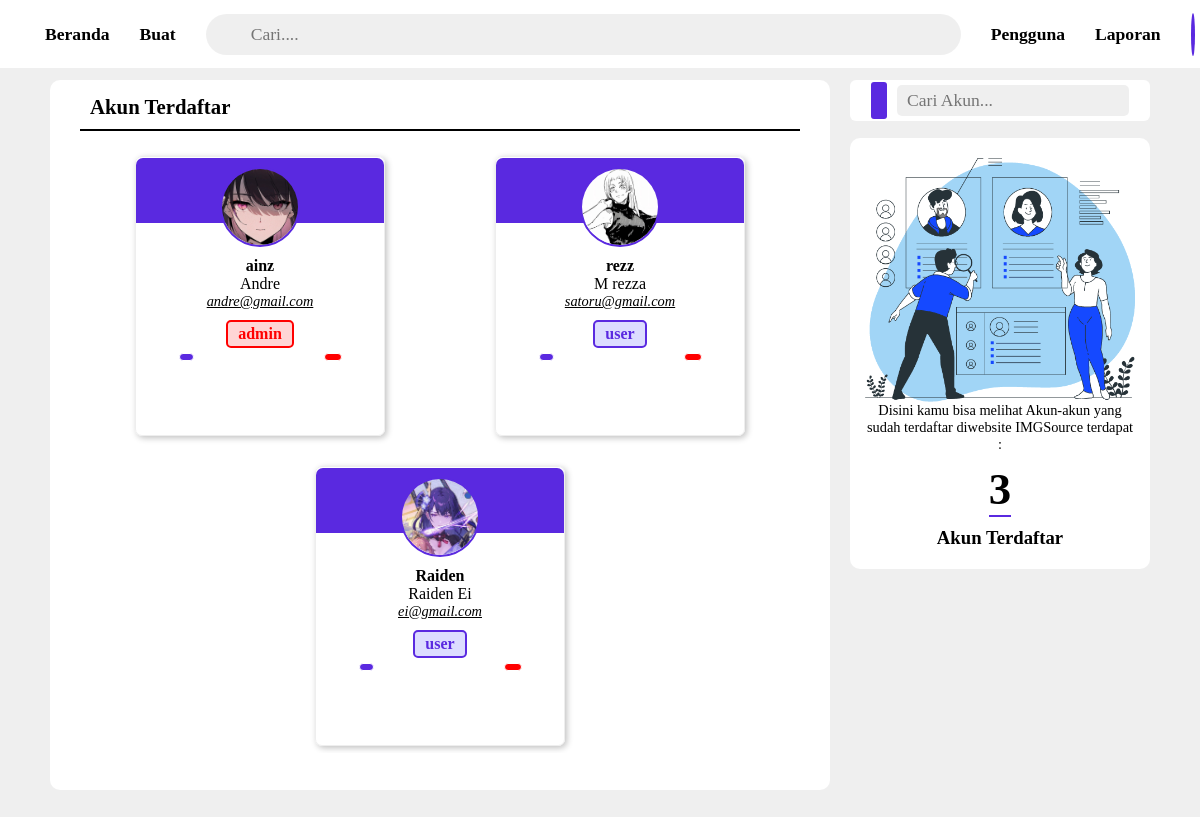
The page /admin_page/file_view/user.php (signed in) on the database its author committed.
### tables this page shows
CREATE TABLE `user` (
  `id_user` int NOT NULL,
  `username` varchar(255) NOT NULL,
  `password` varchar(255) NOT NULL,
  `email` varchar(255) NOT NULL,
  `fullname` varchar(255) NOT NULL,
  `alamat` varchar(255) NOT NULL,
  `role` varchar(255) NOT NULL,
  `ftopro` varchar(500) NOT NULL
);

### admin_page/file_view/user.php (the view, shortened to what this page needs)
<?php session_start();
if ($_SESSION['username']) {
?>
<!DOCTYPE html>
<html lang="en">
<head>
    <link rel="stylesheet" href="../style/user.css?v= <?php echo time(); ?>">
</head>
<body id="ok">
    <div class="edpro" id="pro" style="">
    </div>
    <div class="nav" id="navbar">
        <a href="home.php" class="brn">
            Beranda
        </a>
        <a href="buat.php" class="brn">
            Buat
        </a>
        <div class="src">
            <input type="text" name="" id="src" placeholder="Cari...." onkeypress="handleKeyPress(event)">
        </div>
        <a href="user.php" class="brn">
            Pengguna
        </a>
        <a href="report.php" class="brn">
            Laporan
        </a>
        <a href="profile.php" class="prf">
        </a>
    </div>
    <div class="wrap">
        <div class="item">
            <p class="tel"><ion-icon name="people-outline"></ion-icon>Akun Terdaftar</p>
            <div class="conten">
                <?php
                include '../config/config.php';
                $query = "SELECT * FROM user";
                $result = mysqli_query($koneksi, $query);
                $query = "SELECT COUNT(*) as total FROM user";
                $hasil = mysqli_query($koneksi, $query);
                if($ruw = mysqli_fetch_assoc($hasil));
                while($row = mysqli_fetch_assoc($result)){
                ?>
                <div class="bar">
                    <div class="fotopro">
                        <div class="wrpfto">
                            <img src="<?php echo $row["ftopro"] ?>" alt="">
                        </div>
                    </div>
                    <div class="emu">
                        <p><?php echo $row["username"] ?></p>
                        <div class="lock">
                        <p><?php echo $row["fullname"] ?></p>
                        <p><?php echo $row["email"] ?></p>
                        </div>
                        <div <?php if($row["role"] == "admin") echo "style='background:#ff00002a; color:red;'" ?> class="lvl"><?php echo $row["role"] ?></div>
                        <div class="but">
                            <div class="fus as" data-user-id="<?php echo $row["id_user"] ?>"><ion-icon name="create-outline"></ion-icon></div>
                            <a class="fas as" href="#" onclick="confirmDelete(<?php echo $row['id_user'] ?>)"><ion-icon name="trash-outline"></ion-icon></a>
                        </div>
                    </div>
                </div>
                <?php
                }
                ?>
            </div>
        </div>
        <div class="weh">
            <div class="sec">
                <span><ion-icon name="search"></ion-icon></span>
                <input type="text" id="doom" placeholder="Cari Akun...">
            </div>
            <div class="add">
                <div class="ico">
                    <img src="../../source/svg/icongweh.png" alt="">
                </div>
                <div class="txt">
                    <p>Disini kamu bisa melihat Akun-akun yang sudah terdaftar diwebsite IMGSource terdapat :</p>
                    <h2><?php echo $ruw["total"] ?></h2>
                    <h3>Akun Terdaftar</h3>
                </div>
            </div>
        </div>
    </div>
</body>
</html>
<?php } ?>

### admin_page/style/user.css (style rules this page uses)
* { margin: 0px; padding: 0px; font-family: 'poppins'; box-sizing: border-box; }
body { position: relative; background: #eeee; }
:root { --back-clr: #00000010; --blck-clr:#000000; --ligh-clr:#8282ff48; --blue-clr:#5a29e0; --hov-clr:#6c36ffaf; --wht-clr:#fff; }
.edpro { transform: translateY(-800px); position: fixed; width: 100%; height: 100vh; overflow: visible; z-index: 4; transition: 0.2s linear; }
p { font-weight: 500; }
.nav { position: fixed; background-color: #fff; border: 0px solid; height: 68px; width: 100%; display: flex; align-items: center; z-index: 2; gap: 30px; padding: 0px 15px; margin-top: -80px; transition: box-shadow 0.3s ease; }
.brn { text-decoration: none; font-size: 1.1rem; font-weight: 600; color: var(--blck-clr); display: flex; align-items: center; }
#src { padding: 10px 15px 10px 45px; width: 755px; font-size: 1.1rem; border: none; background: var(--back-clr); border-radius: 50px; transition: 0.1s linear; }
.prf { text-decoration: none; border: 2px solid var(--blue-clr); color: var(--blck-clr); background:#fff; width: 43px; height: 43px; border-radius: 50%; overflow: hidden; text-align: center; }
.wrap { margin-top: 80px; border: 0px solid; width: 100%; height: 85vh; display: flex; justify-content: center; }
.item { border: 0px solid; width: 65%; background: #fff; margin: 0px 20px 0px 0px; border-radius: 10px; padding: 15px 30px; }
.item .tel { display: flex; align-items: center; font-size: 1.3rem; font-weight: 600; border-bottom: 2px solid; padding-bottom: 10px; }
.conten { width: 100%; margin: 10px 0px 0px 0px; height: 90%; border: 0px solid; display: flex; flex-wrap: wrap; overflow-y: scroll; }
.bar { break-inside:avoid; border: 1px solid #eeeeee; height: 280px; width: 250px; border-radius: 7px; margin: 15px auto; box-shadow: 2px 2px 6px rgba(0, 0, 0, 0.247); }
.bar .fotopro { position: relative; border: 0px solid; height: 90px; display: flex; align-items: center; justify-content: center; padding-top: 10px; }
.fotopro .wrpfto { border: 2px solid var(--blue-clr); width: 80px; height: 80px; border-radius: 50%; z-index: 2; overflow: hidden; }
.fotopro .wrpfto img { max-width: 100%; min-width: 100%; min-height: 100%; }
.bar .fotopro::after { content: ''; position: absolute; border: 0px solid; border-radius: 7px 7px 0px 0px; width: 100%; height: 65px; transform: translate(0px, -17px); z-index: 1; background: var(--blue-clr); }
.emu { margin-top: 10px; border: 0px solid; height: 120px; width: 90%; margin: 10px auto 0px auto; }
.emu p { text-align: center; }
.emu p { font-weight: 600; font-size: 1rem; }
.emu .lock { border: 0px solid; overflow: hidden; white-space: nowrap; text-overflow: ellipsis; }
.lock p:nth-of-type(1) { font-weight: 400; }
.lock p:nth-of-type(2) { font-weight: 400; font-size: 0.9rem; text-decoration: underline; font-style: italic; }
.lvl { border: 1px solid; width: fit-content; padding: 3px 10px; margin: 10px auto 5px auto; border: 2px solid; color: var(--blue-clr); font-weight: 600; border-radius: 5px; background: rgba(0, 0, 255, 0.137); }
.but { border: 0px solid; height: fit-content; display: flex; justify-content: center; gap: 130px; }
.fus { cursor: pointer; border: 1px solid; padding: 4px 5px 2px 8px; color: #fff; border-radius: 6px; background: var(--blue-clr); }
.fas { border: 1px solid; padding: 4px 8px 0px 8px; color: #fff; border-radius: 6px; background: red; }
.as { transition: 0.2s linear; }
.weh { width: 25%; }
.sec { border: 0px solid; border-radius: 6px; background: #fff; margin-bottom: 17px; padding: 5px; display: flex; align-items: center; justify-content: center; }
.sec input { font-size: 1.1rem; padding: 5px 10px; border-radius: 5px; border: 0px solid; background: #eeee; width: 80%; }
.sec span ion-icon { margin-top: 7px; border: 0px solid; color: #fff; background: var(--blue-clr); margin-right: 10px; padding: 8px; border-radius: 3px; font-size: 1.2rem; --ionicon-stroke-width: 45px; }
.add { border: 0px solid; width:100%; background: #fff; border-radius: 10px; height: fit-content; padding: 20px 0px 20px 0px; }
.ico { width: 100%; height: 60%; border: 0px solid; display: flex; align-items: center; justify-content: center; }
.ico img { max-width: 90%; }
.txt { text-align: center; }
.txt p { text-align: center; font-size: 0.9rem; width: 90%; margin: 0px auto; }
h2 { text-align: center; margin: 10px auto 10px auto; width: fit-content; font-size: 2.8rem; border-bottom: 2px solid var(--blue-clr); }

### rows shown on the page
user: ftopro (picture), username "ainz", fullname "Andre", email "andre@gmail.com", role "admin"
user: ftopro (picture), username "rezz", fullname "M rezza", email "satoru@gmail.com", role "user"
user: ftopro (picture), username "Raiden", fullname "Raiden Ei", email "ei@gmail.com", role "user"

### other values the page prints
$ruw["total"] "3"
